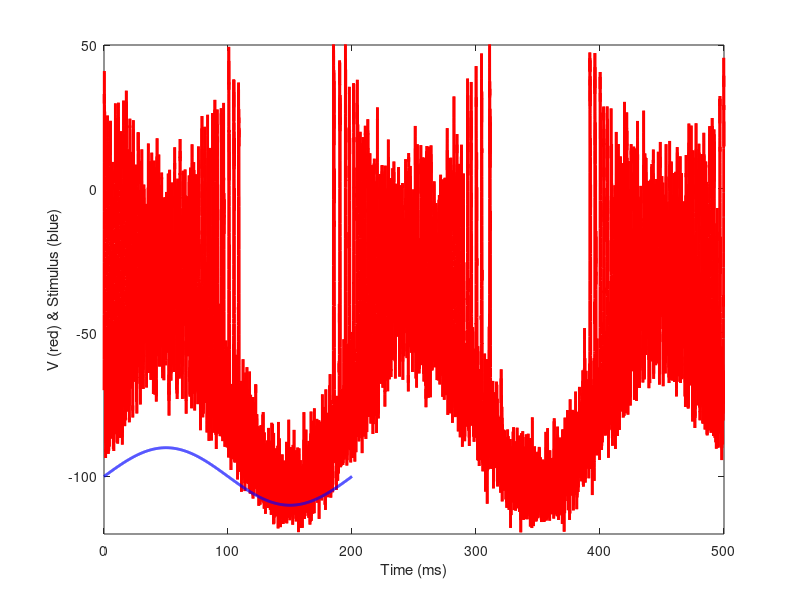
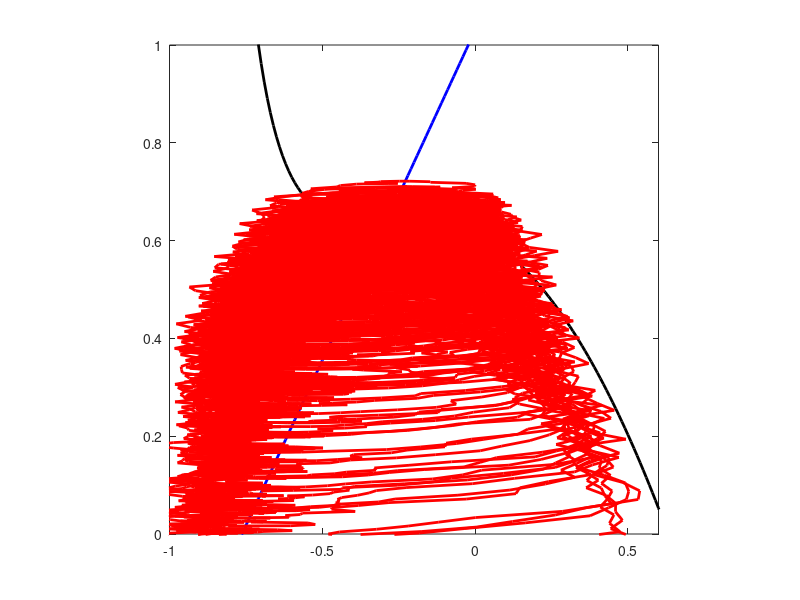
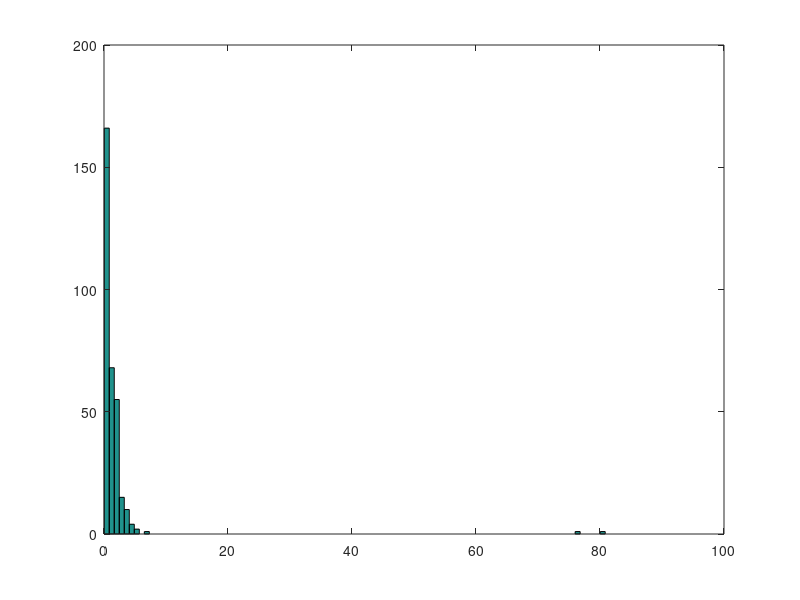

Write MATLAB code to recreate these figures, in order.
%Fourth Order Runge-Kutta for N-Dimensional Systemsclear all; hold off; clc;SD = clock;  % Three lines to set new random # seedSD = round((SD(4) + SD(5) + SD(6))*10^3);rand('seed', SD);Total_Neurons = 2;  %Solve for this number of interacting NeuronsDT = 0.02;  %Time increment as fraction of time constantFinal_Time = 500;   %Final time value for calculationLast = Final_Time/DT + 1;  %Last time stepTime = DT*[0:Last-1];  %Time vectorTau = 0.8;  %Neural time constants in msecTauR = 1.9;WTS = [1 2 2 1];  %Runge-Kutta Coefficient weightsfor NU = 1:Total_Neurons;  %Initialize	X(NU, :) = zeros(1, Last);  %Vector to store response of Neuron #1	K(NU, :) = zeros(1, 4);  %Runge-Kutta terms		Weights(NU, :) = WTS;  %Make into matrix for efficiency in main loopend;X(1, 1) = -0.70;  %Initial conditions here if different from zeroX(2, 1) = 0.088;  %Initial conditions here if different from zeroWt2 = [0 .5 .5 1];  %Second set of RK weightsrkIndex = [1 1 2 3];Stim = input('Stimulating current amplitude (0-2): ');SDnoise = input('Standard Deviation of noise = ');Freq = input('Stimulus frequency in Hz (> 50) = ');whitebg('w');T1 = clock;for T = 2:Last;  for rk = 1:4  %Fourth Order Runge-Kutta	XH = X(:, T-1) + K(:, rkIndex(rk))*Wt2(rk); 	Tme =Time(T-1) + Wt2(rk)*DT;  %Time upgrade			K(1, rk) = DT/Tau*(-(17.81 + 47.71*XH(1) + 32.63*XH(1)^2)*(XH(1) - 0.55) - 26*XH(2)*(XH(1) + 0.92) + Stim*sin(2*pi*Freq*Tme/1000) + randn*SDnoise);    	K(2, rk) = DT/TauR*(-XH(2) + 1.35*XH(1) + 1.03); end;	X(:, T) = X(:, T-1) + sum((Weights.*K)')'/6;end;Calculation_Time = etime(clock, T1)Ptime = 0:0.1:200;SineWave = 10*sin(2*pi*Ptime*Freq/1000)-100;figure(1), ZA = plot(Time, 100*X(1, :), 'r-', Ptime, SineWave, 'b-');axis([0, Final_Time, -120, 50]); xlabel('Time (ms)'); ylabel('V (red) & Stimulus (blue)');set(ZA, 'LineWidth', 2);VV = -0.9:0.01:1.5;DVdt = -0.5*((1.37 + 3.67*VV + 2.51*VV.^2).*(VV - 0.55) - Stim/13)./(VV + 0.92);DRdt = 1.35*VV + 1.03;figure(2), ZB = plot(VV, DVdt, 'k-', VV, DRdt, 'b-', X(1, :), X(2, :), 'r-'); axis([-1, 0.6, 0, 1]);set(ZB, 'LineWidth', 2); axis square;Spikes = (X(1, 1:Last-1) < 0).*(X(1, 2:Last) >= 0);Num_Spikes = sum(Spikes)clear X;Previous = 1;Next = 1;When = Time(2:Last).*(Spikes > 0);  %Times at which spikes occurInterval = zeros(1, Num_Spikes - 1);clear Spikes;for K = 2:length(When);	if When(K) > 0; 		Interval(Next) = When(K) - When(Previous);		Previous = K; 		Next = Next + 1;		end;end;clear When;figure(3); hist(Interval, 100);